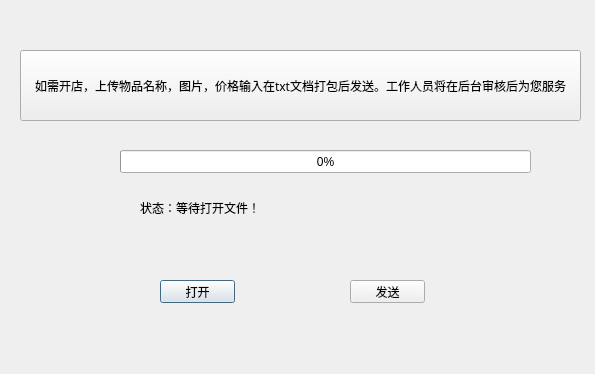
<?xml version="1.0" encoding="UTF-8"?>
<ui version="4.0">
 <class>UpLoad</class>
 <widget class="QDialog" name="UpLoad">
  <property name="geometry">
   <rect>
    <x>0</x>
    <y>0</y>
    <width>595</width>
    <height>374</height>
   </rect>
  </property>
  <property name="windowTitle">
   <string>Dialog</string>
  </property>
  <property name="styleSheet">
   <string notr="true">image: url(:/pick_upload/background.jpg);</string>
  </property>
  <widget class="QProgressBar" name="clientProgressBar">
   <property name="geometry">
    <rect>
     <x>120</x>
     <y>150</y>
     <width>411</width>
     <height>23</height>
    </rect>
   </property>
   <property name="value">
    <number>0</number>
   </property>
  </widget>
  <widget class="QLabel" name="clientStatusLabel">
   <property name="geometry">
    <rect>
     <x>140</x>
     <y>200</y>
     <width>221</width>
     <height>16</height>
    </rect>
   </property>
   <property name="text">
    <string>状态：等待打开文件！</string>
   </property>
  </widget>
  <widget class="QPushButton" name="openButton">
   <property name="geometry">
    <rect>
     <x>160</x>
     <y>280</y>
     <width>75</width>
     <height>23</height>
    </rect>
   </property>
   <property name="text">
    <string>打开</string>
   </property>
  </widget>
  <widget class="QPushButton" name="sendButton">
   <property name="geometry">
    <rect>
     <x>350</x>
     <y>280</y>
     <width>75</width>
     <height>23</height>
    </rect>
   </property>
   <property name="text">
    <string>发送</string>
   </property>
  </widget>
  <widget class="QPushButton" name="pushButton">
   <property name="geometry">
    <rect>
     <x>20</x>
     <y>50</y>
     <width>561</width>
     <height>71</height>
    </rect>
   </property>
   <property name="font">
    <font>
     <family>微软雅黑</family>
     <pointsize>9</pointsize>
     <weight>50</weight>
     <bold>false</bold>
    </font>
   </property>
   <property name="styleSheet">
    <string notr="true">
</string>
   </property>
   <property name="text">
    <string>如需开店，上传物品名称，图片，价格输入在txt文档打包后发送。工作人员将在后台审核后为您服务</string>
   </property>
  </widget>
 </widget>
 <resources/>
 <connections/>
</ui>
